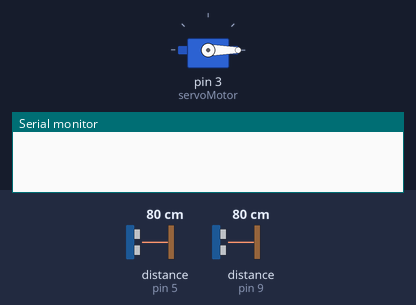
Bench run of a sketch on a simulated Arduino Uno, built with avr-gcc and run on an emulated ATmega328P. Shown: servo, the last lines printed to the serial monitor. Wiring (inferred from the names in the program): 2 × ultrasonic range finder: trigger pin 6, echo pin 5 / trigger pin 10, echo pin 9. The test bench sets the inputs (shaded band); at power-on: distance to the obstacle (sensors on pin 9, pin 5) 80 cm. The echo pulse lasts 58.3 µs per cm.

Above: at 1.3 s.
1.4 s: distance to the obstacle (sensor on pin 9) set to 12 cm
2.9 s: distance to the obstacle (sensor on pin 9) set to 9 cm
At 9.6 s:
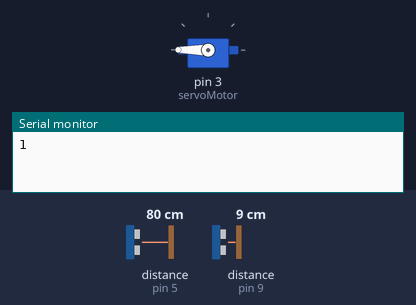
Timing chart, 0 to 10.6 s (numbered marks = the images above; inputs shaded):
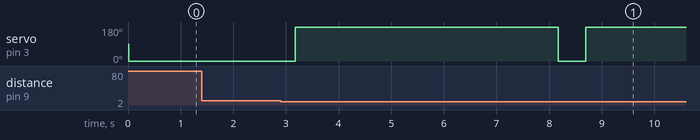

The sketch:

car-parking-arduino.ino
```cpp
#include <Servo.h>

const int trigpin1 = 10;
const int echopin1 = 9;
const int trigpin2 = 6;
const int echopin2 = 5;

Servo servoMotor;

float distance1;
float duration1;
float distance2;
float duration2;

int carCount = 0;
int maxCapacity = 10;


void setup() {
  Serial.begin(9600);
  pinMode(trigpin1, OUTPUT);
  pinMode(echopin1, INPUT);
  pinMode(trigpin2, OUTPUT);
  pinMode(echopin2, INPUT);
  servoMotor.attach(3);
}

// the loop function runs over and over again forever
void loop() {
  digitalWrite(trigpin1, LOW);
  delayMicroseconds(2);
  digitalWrite(trigpin1, HIGH);
  delayMicroseconds(10);
  digitalWrite(trigpin1, LOW);
  duration1 = pulseIn(echopin1, HIGH);
  distance1 = (duration1 * 0.034) / 2;

  digitalWrite(trigpin2, LOW);
  delayMicroseconds(2);
  digitalWrite(trigpin2, HIGH);
  delayMicroseconds(10);
  digitalWrite(trigpin2, LOW);
  duration2 = pulseIn(echopin2, HIGH);
  distance2 = (duration2 * 0.034) / 2;

  if (distance1 > 0 && distance1 < 10 && carCount < 10) {
    servoMotor.write(180);
    delay(5000);
    carCount++;
    Serial.println(carCount);
  } else {
    servoMotor.write(0);
    delay(10);
  }

  if (distance2 > 0 && distance2 < 10 && carCount > 0) {
    servoMotor.write(180);
    delay(5000);
    carCount--;
    Serial.println(carCount);

  } else {
    servoMotor.write(0);
    delay(10);
  }

  delay(500);
}
```

Measured:
- the behaviour switches between 11 and 10 cm on distance to the obstacle (sensor on pin 9) (found by bisection; images 0 and 1)
- after the input at 1.4 s, every drawn part: stays the same
- after the input at 2.9 s, servo on pin 3 (servoMotor): 0° → 180° after 0.28 s, → 0° 5.0 s later, → 180° 0.52 s later
